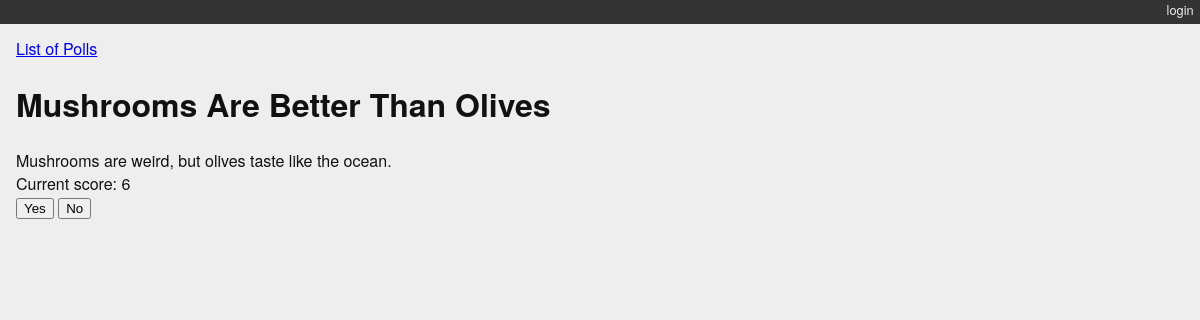
Page /polling/polls/1/ on the committed database.
### polling/models.py (models this page shows, shortened)
class Poll(models.Model):
    title = models.CharField(max_length=128)
    text = models.TextField(blank=True)
    score = models.IntegerField(default=0)

### polling/views.py (the view)
# urls.py: path('polls/<int:poll_id>/', detail_view, name="poll_detail"),
def detail_view(request, poll_id):
    try:
        poll = Poll.objects.get(pk=poll_id)
    except Poll.DoesNotExist:
        raise Http404
    if request.method == "POST":
        if request.POST.get("vote") == "Yes":
            poll.score += 1
        else:
            poll.score -= 1
        poll.save()
    context = {'poll': poll}
    return render(request, 'polling/detail.html', context)

### polling/templates/polling/detail.html (shortened to what this page needs)
<!DOCTYPE html>
{% extends "base.html" %}
{% block content %}
<a href="/polling/">List of Polls</a>
<h1>{{ poll.title }}</h1>
<div class="poll-body">
    {{ poll.text }}
</div>
<div class="poll-score">
    Current score: {{ poll.score }}
</div>
<div class="poll-vote">
    <form method="POST">
        <input type="submit" name="vote" value="Yes">
        <input type="submit" name="vote" value="No">
    </form>
</div>
{% endblock %}

### blogging/static/django_blog.css (style rules this page uses)
body { background-color: #eee; color: #111; font-family: "HelveticaNeue-Light", "Helvetica Neue Light", "Helvetica Neue", Helvetica, Arial, "Lucida Grande", sans-serif; margin:0; padding:0; }

### rows in the picture
Poll: title "Mushrooms Are Better Than Olives", text "Mushrooms are weird, but olives taste like the ocean.", score "6"
